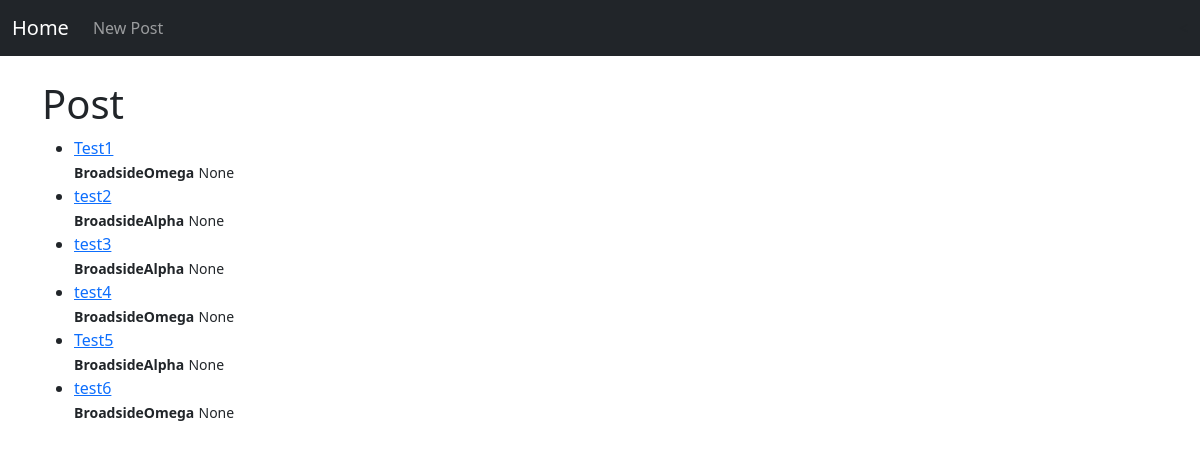
Before: / with the older database file.
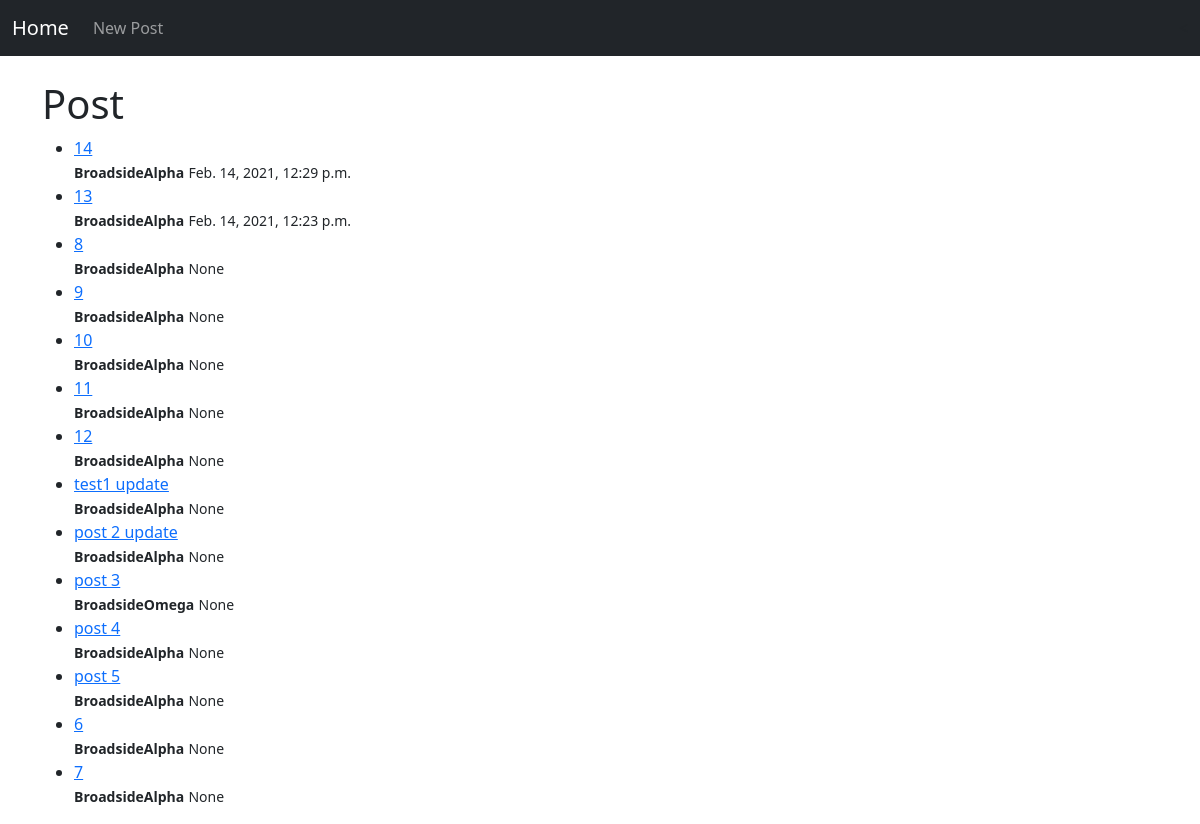
After: the same page with the newer database file.
### blog/models.py (models this page shows, shortened)
class Post(models.Model):
    title = models.CharField(max_length=255)
    author = models.ForeignKey(User, on_delete=models.CASCADE)
    body = models.TextField()
    title_tag = models.CharField(max_length=255)
    date_created = models.DateTimeField(auto_now_add=True)

### blog/views.py (the view)
# urls.py: path('', HomeView.as_view(), name="home"),
class HomeView(ListView):
    model = Post
    template_name = 'blog/main.html'
    ordering = ['-date_created']

### blog/templates/blog/main.html
{% extends 'blog/base.html' %}
{% block content %}
<h1>Post</h1>
<ul>
{% for post in object_list %}
    <li>
        <a href="{% url 'article-detail' post.pk %}"> {{post.title}} </a>
        <br>
        <strong><small>{{post.author}}</small></strong> <small>{{post.date_created}}</small>
    </li>
{% endfor %}
</ul>
{% endblock %}

### blog/templates/blog/base.html (shortened to what this page needs)
<!doctype html>
<html lang="en">
  <head>
    <link href="https://cdn.jsdelivr.net/npm/bootstrap@5.0.0-beta1/dist/css/bootstrap.min.css" rel="stylesheet">
  </head>
  <body>
    <nav class="navbar navbar-expand-lg navbar-dark bg-dark">
        <div class="container-fluid">
          <a class="navbar-brand" href="{% url 'home' %}">Home</a>
          <div class="collapse navbar-collapse" id="navbarSupportedContent">
            <ul class="navbar-nav me-auto mb-2 mb-lg-0">
              <li class="nav-item">
                <a class="nav-link" href="{% url 'create-post' %}">New Post</a>
              </li>
            </ul>
          </div>
        </div>
      </nav>
    <br>
    <div class="container" >
    {% block content %}
    {% endblock %}
    </div>
  </body>
</html>

Changed rows visible on the page:
removed Post: title "Test1", author "BroadsideOmega", date_created "None"
removed Post: title "test2", author "BroadsideAlpha", date_created "None"
removed Post: title "test3", author "BroadsideAlpha", date_created "None"
removed Post: title "test4", author "BroadsideOmega", date_created "None"
removed Post: title "Test5", author "BroadsideAlpha", date_created "None"
removed Post: title "test6", author "BroadsideOmega", date_created "None"
added Post: title "14", author "BroadsideAlpha", date_created "Feb. 14, 2021, 12:29 p.m."
added Post: title "13", author "BroadsideAlpha", date_created "Feb. 14, 2021, 12:23 p.m."
added Post: title "8", author "BroadsideAlpha", date_created "None"
added Post: title "9", author "BroadsideAlpha", date_created "None"
added Post: title "10", author "BroadsideAlpha", date_created "None"
added Post: title "11", author "BroadsideAlpha", date_created "None"
added Post: title "12", author "BroadsideAlpha", date_created "None"
added Post: title "test1 update", author "BroadsideAlpha", date_created "None"
added Post: title "post 2 update", author "BroadsideAlpha", date_created "None"
added Post: title "post 3", author "BroadsideOmega", date_created "None"
added Post: title "post 4", author "BroadsideAlpha", date_created "None"
added Post: title "post 5", author "BroadsideAlpha", date_created "None"
added Post: title "6", author "BroadsideAlpha", date_created "None"
added Post: title "7", author "BroadsideAlpha", date_created "None"
